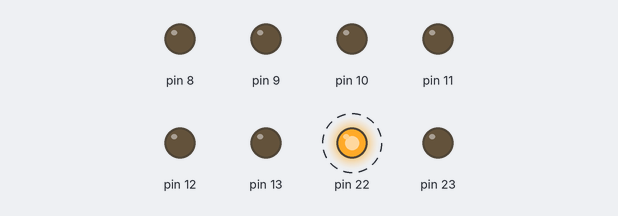
Bench run of a sketch on a simulated Arduino Uno, built with avr-gcc and run on an emulated ATmega328P. Shown: output pins drawn as LEDs (lit = HIGH). Dashed ring = blinking. What the sketch prints to the serial monitor is not drawn.

Above: at 0.5 s.
Timing chart, 0 to 4.6 s (numbered marks = the images above):
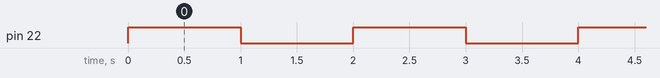

Measured:
- by itself, pin 22: alternates HIGH for 1.0 s and LOW for 1.0 s

The sketch:

set_clear_bit.ino
```cpp
/*
  set_clear_bit
  Conditionally sets or clear the the state of a single pin without branching
  repeatedly in a loop

  Tristan Hill - 04/08/2022

  The algorithm was taken from Bit Twiddling from Stanford (https://graphics.stanford.edu/~seander/bithacks.html)

*/


// the setup function runs once when you press reset or power the board
void setup() {
  // initialize digital pin LED_BUILTIN as an output.
  DDRB = 0b11111111;
  PORTB= 0b00000000;
  Serial.begin(9600);
}

// the loop function runs over and over again forever
void loop() {

  bool f=1; // conditional flag

  PORTB^=(-f^PORTB)&(0b01000000);
  Serial.println(PORTB,BIN);

  delay(1000);                       // wait for a second

  f=0;

  PORTB^=(-f^PORTB)&(0b01000000);
  Serial.println(PORTB,BIN);

  delay(1000);
}
```
